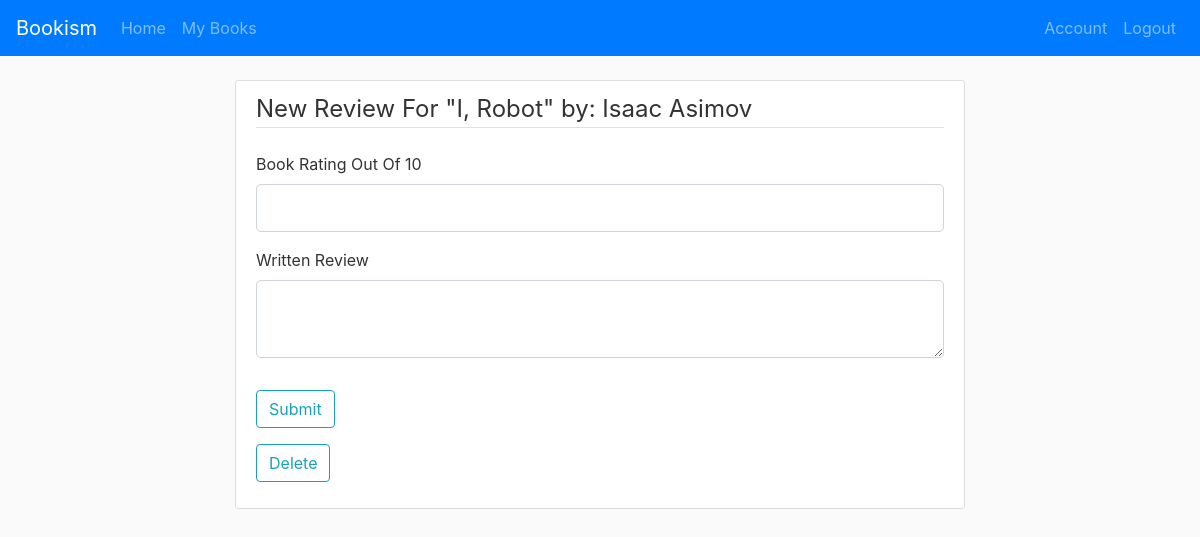
The page /review/4 (signed in) on the database as committed earlier.
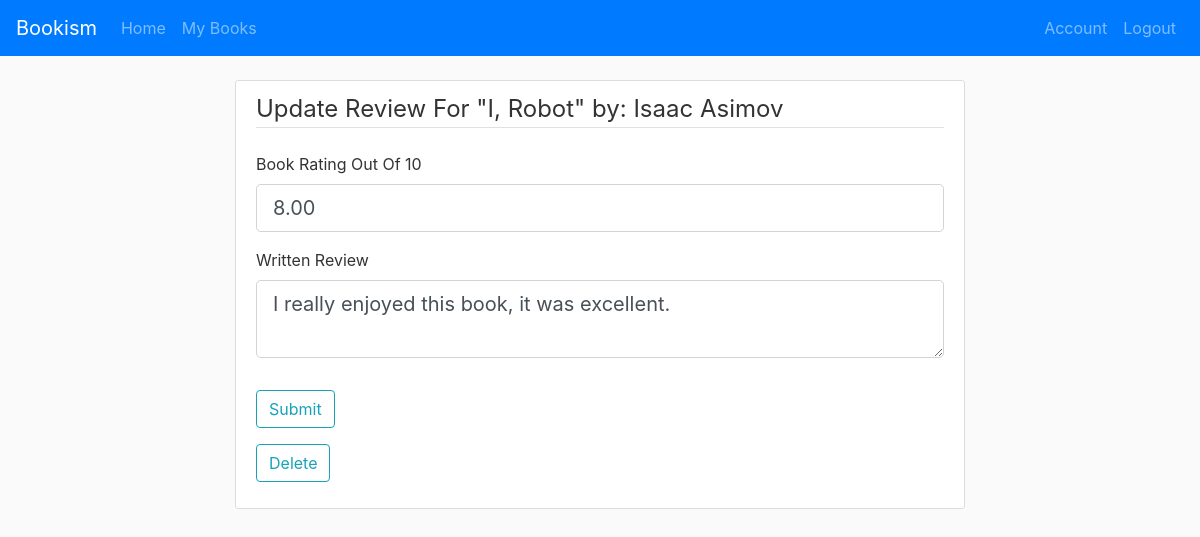
The same page on the database as committed later.
### project1/models.py (models this page shows)
class Review(db.Model):
    book_id = db.Column(db.String(25), db.ForeignKey('book.id'), primary_key = True)
    user_id = db.Column(db.Integer, db.ForeignKey('user.id'), primary_key = True)
    username = db.Column(db.String(25), nullable=False)
    bookname = db.Column(db.String(50), nullable=False)
    timestamp = db.Column(db.DateTime, default=datetime.utcnow)
    review = db.Column(db.Text)
    rating = db.Column(db.Float)
    books = db.relationship("Book", back_populates="reviews")
    users = db.relationship("User", back_populates="reviews")

### project1/routes.py (the view, shortened to what this page needs)
@app.route('/review/<int:id>', methods=['GET', 'POST'])
@login_required
def review(id):
    form = ReviewForm()            # Create the form
    book = Book.query.get(int(id)) # Get the book from the database
    r = Review.query.filter_by(book_id=id, user_id=current_user.id).first()
    heading = "New" # Used as aheading in the HTML
    if book is None:  # Check that the book exists
        flash('That Book ID Is Invalid', 'info')
        redirect(url_for('index'))
    if r:
        form.review.data = r.review
        form.rating.data = r.rating
        heading = "Update"
    if form.delete.data and r:
        db.session.delete(r)
        db.session.commit()
        flash(f'Your Review Was Successfully Deleted', 'success')
        return redirect(url_for('users', id=current_user.id))
    return render_template('review.html', heading=heading, form=form, book=book)

### project1/forms.py
class ReviewForm(FlaskForm):
    rating =  DecimalField('Book Rating Out Of 10',
        validators=([DataRequired(), NumberRange(min=0, max=10)]))
    review = TextAreaField('Written Review')
    submit = SubmitField('Submit')
    delete = SubmitField('Delete')

### project1/models.py (called while the page is built)
@login_manager.user_loader
def load_user(user_id):
    return User.query.get(int(user_id))

### project1/templates/review.html (shortened to what this page needs)
{% extends "index.html" %}
{% block body %}
<div class="col-md-8 justify-content-center">
  <div class="content-section">
    <form action="" method="post">
      <fieldset class="form-group">
        <legend class="border-bottom mb-4">{{ heading }}  Review  For  "{{ book.title }}"   by:  {{ book.author }}</legend>
        <div class="form-group">
          {{ form.rating.label(class="form-control-label") }}
          {% if form.rating.errors %}
            {{ form.rating(class="form-control form-control-lg is-invalid") }}
            <div class="invalid-feedback">
              {% for error in form.rating.errors %}
                <span>{{ error }}</span>
              {% endfor %}
            </div>
          {% else %}
            {{ form.rating(class="form-control form-control-lg") }}
          {% endif %}
        </div>
        <div class="form-group">
          {{ form.review.label(class="form-control-label") }}
          {% if form.review.errors %}
            {{ form.review(class="form-control form-control-lg is-invalid") }}
            <div class="invalid-feedback">
              {% for error in form.review.errors %}
                <span>{{ error }}</span>
              {% endfor %}
            </div>
          {% else %}
            {{ form.review(class="form-control form-control-lg") }}
          {% endif %}
        </div>
      </fieldset>
      <div class="form-group">
        {{ form.submit(class="btn btn-outline-info") }}
      </div>
      <div class="form-group" width="200">
        {{ form.delete(class="btn btn-outline-info") }}
      </div>
    </form>
  </div>
</div>
{% endblock %}

Rows that differ between the two databases and show on the page:
added Review: rating "8.00", review "I really enjoyed this book, it was excellent."
Other text that changed with them:
{{ heading }}: "New" → "Update"
